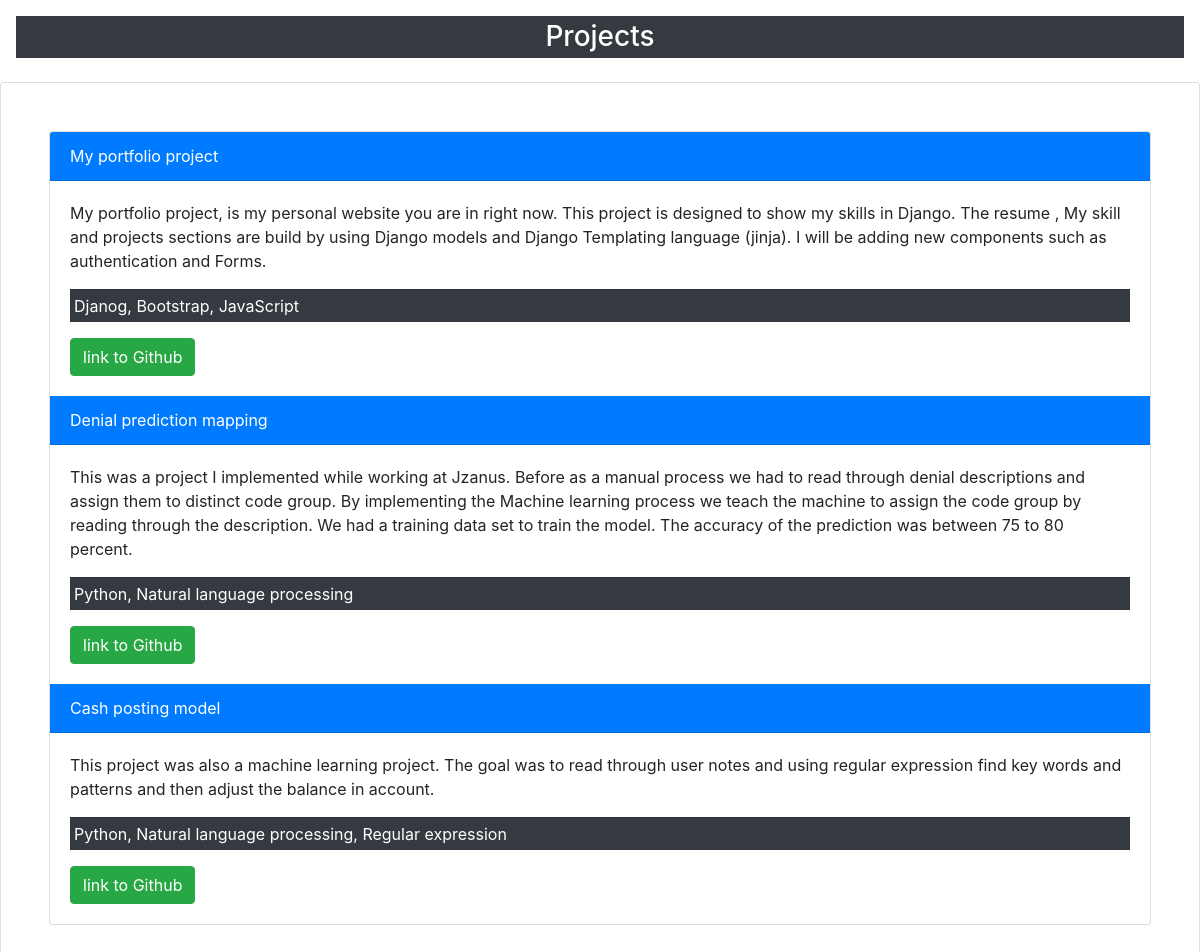
The app's page /project/ with its own data.
### project/models.py (models this page shows, shortened)
class Allprojecct (models.Model):
    project_name = models.CharField(max_length=50)
    project_desc = models.TextField(max_length=1000)
    project_url = models.URLField(blank = True , null = True)
    project_tech = models.TextField(max_length=500)

### project/views.py (the view)
# urls.py: path('', views.all_project , name = 'all_project')
def all_project(request):
    allprojects = Allprojecct.objects.all()
    return render(request , 'project/all_project.html' , {'Allprojects' : allprojects})

### project/templates/project/all_project.html (shortened to what this page needs)
{% load static %}
 <link href="{% static 'portfolio/custom.css' %}" rel="stylesheet">
    <link rel="stylesheet" href="https://stackpath.bootstrapcdn.com/bootstrap/4.4.1/css/bootstrap.min.css">
<div class="p-3">
    <h3 class="text-center bg-dark text-white p-1"> Projects</h3>
</div>
<div class="card card-body p-5">
      <div class="card">
         {% for project in Allprojects %}
            <div class="card-header bg-primary text-white">
             {{ project.project_name}}
            </div>
            <div class="card-body">
                <p class="card-text">
                 {{ project.project_desc}}
                </p>
                  <p class="card-footer p-1  bg-dark text-white">
                 {{ project.project_tech}}
                </p>
                    <a  class="btn btn-success" href ="  {{project.project_url.url}}">link to Github</a>
            </div>
         {% endfor %}
       </div>
</div>

### records on screen
Allprojecct: project_name "My portfolio project", project_desc "My portfolio project, is my personal website you are in right now. This project is designed to show my skills in Django. The resume , My skill and projects sections are build by using Django models and Django Templating language (jinja). I will be adding new components such as authentication and Forms.", project_tech "Djanog, Bootstrap, JavaScript"
Allprojecct: project_name "Denial prediction mapping", project_desc "This was a project I implemented while working at Jzanus. Before as a manual process we had to read through denial descriptions and assign them to distinct code group. By implementing the Machine learning process we teach the machine to assign the code group by reading through the description. We had a training data set to train the model. The accuracy of the prediction was between 75 to 80 percent.", project_tech "Python, Natural language processing"
Allprojecct: project_name "Cash posting model", project_desc "This project was also a machine learning project. The goal was to read through user notes and using regular expression find key words and patterns and then adjust the balance in account.", project_tech "Python, Natural language processing, Regular expression"
